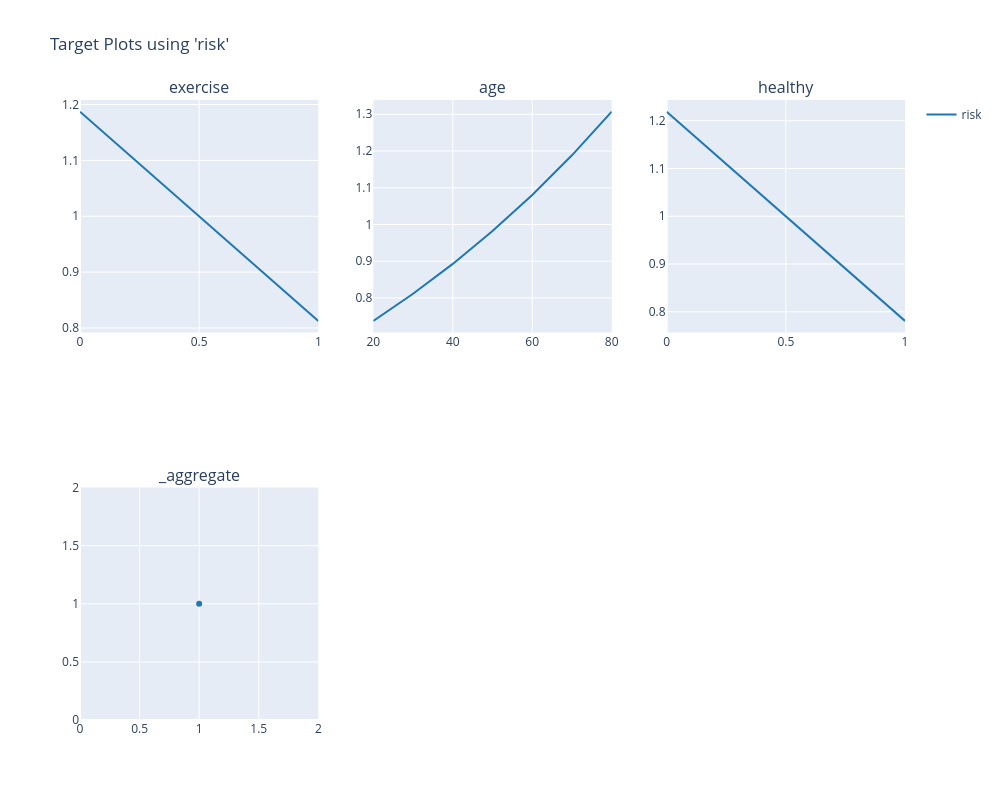

Notebook cell for this chart:
### Code cell
charters.target(
    df=pdp_data,
    target="risk",
    features=["exercise", "age", "healthy"],
    numerator=["rate_weight"],
    denominator=["weight"],
)

### Figure 1 — Plotly figure (JSON) as saved in the notebook; plotly's stock layout.template omitted (floating-point values rounded to 4 significant figures)
{"data": [{"line": {"color": "#1F77B4"}, "mode": "lines", "name": "risk", "showlegend": true, "type": "scatter", "x": [0, 1], "xaxis": "x", "y": [1.187, 0.8127], "yaxis": "y"}, {"line": {"color": "#1F77B4"}, "mode": "lines", "name": "risk", "showlegend": false, "type": "scatter", "x": [20, 30, 40, 50, 60, 70, 80], "xaxis": "x2", "y": [0.7378, 0.8116, 0.8928, 0.9821, 1.08, 1.188, 1.307], "yaxis": "y2"}, {"line": {"color": "#1F77B4"}, "mode": "lines", "name": "risk", "showlegend": false, "type": "scatter", "x": [0, 1], "xaxis": "x3", "y": [1.219, 0.7809], "yaxis": "y3"}, {"line": {"color": "#1F77B4"}, "mode": "markers", "name": "risk", "showlegend": false, "type": "scatter", "x": [1], "xaxis": "x4", "y": [1.0], "yaxis": "y4"}], "layout": {"annotations": [{"font": {"size": 16}, "showarrow": false, "text": "exercise", "x": 0.1444, "xanchor": "center", "xref": "paper", "y": 1, "yanchor": "bottom", "yref": "paper"}, {"font": {"size": 16}, "showarrow": false, "text": "age", "x": 0.5, "xanchor": "center", "xref": "paper", "y": 1, "yanchor": "bottom", "yref": "paper"}, {"font": {"size": 16}, "showarrow": false, "text": "healthy", "x": 0.8556, "xanchor": "center", "xref": "paper", "y": 1, "yanchor": "bottom", "yref": "paper"}, {"font": {"size": 16}, "showarrow": false, "text": "_aggregate", "x": 0.1444, "xanchor": "center", "xref": "paper", "y": 0.375, "yanchor": "bottom", "yref": "paper"}], "height": 800, "legend": {"orientation": "v", "x": 1.02, "xanchor": "left", "y": 1, "yanchor": "top"}, "title": {"text": "Target Plots using 'risk'"}, "width": 1000, "xaxis": {"anchor": "y", "domain": [0, 0.2889]}, "xaxis2": {"anchor": "y2", "domain": [0.3556, 0.6444]}, "xaxis3": {"anchor": "y3", "domain": [0.7111, 1]}, "xaxis4": {"anchor": "y4", "domain": [0, 0.2889]}, "xaxis5": {"anchor": "y5", "domain": [0.3556, 0.6444]}, "xaxis6": {"anchor": "y6", "domain": [0.7111, 1]}, "yaxis": {"anchor": "x", "domain": [0.625, 1], "type": "-"}, "yaxis2": {"anchor": "x2", "domain": [0.625, 1]}, "yaxis3": {"anchor": "x3", "domain": [0.625, 1]}, "yaxis4": {"anchor": "x4", "domain": [0, 0.375]}, "yaxis5": {"anchor": "x5", "domain": [0, 0.375]}, "yaxis6": {"anchor": "x6", "domain": [0, 0.375]}}}
